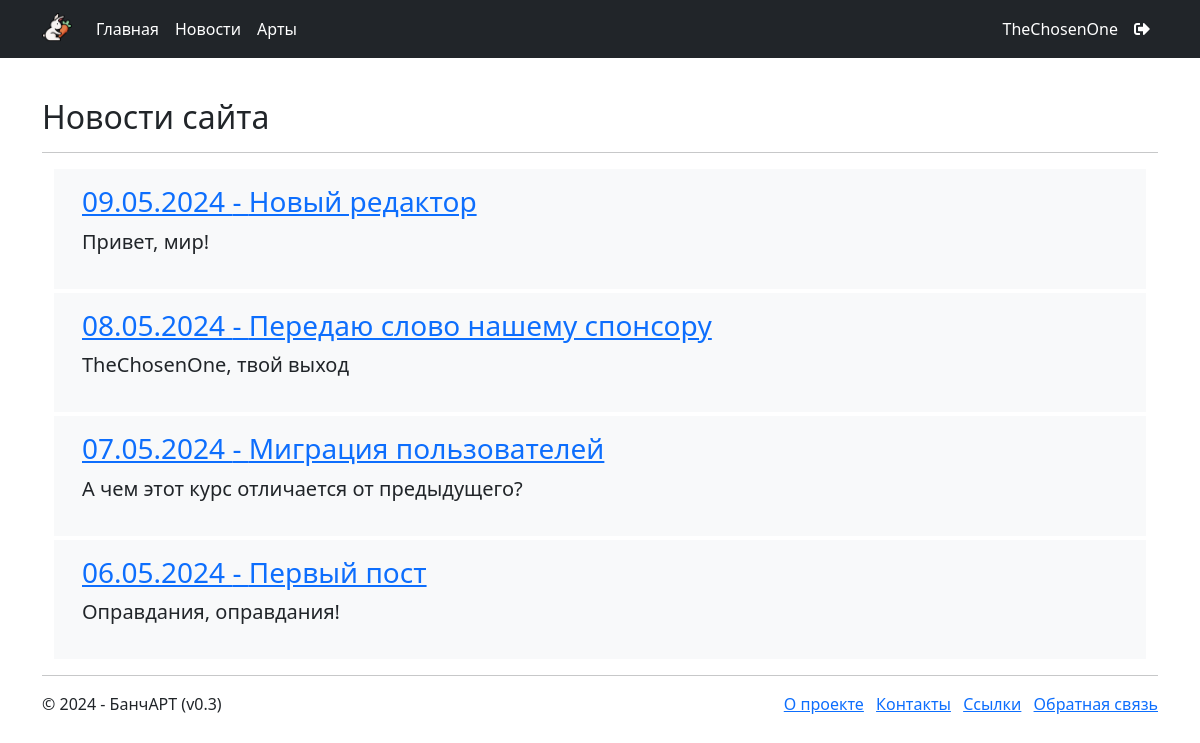
/news/site/ (signed in), run on the app's committed database.
### news/models.py (models this page shows, shortened)
class articles(models.Model):
    title = models.CharField('Заголовок', max_length = 50)
    description = models.CharField('Описание', max_length = 200)
    text = models.TextField('Текст')
    data = models.DateTimeField('Дата публикации', default = datetime.now())
    author = models.ForeignKey(User, null = True, blank = True,
    on_delete = models.SET_NULL, verbose_name = 'Автор')
    class Meta:
        ordering = ["-data"]
        verbose_name_plural = 'новости'
        verbose_name = 'новость'

### news/views.py (the view)
# urls.py: path('news/', include('news.urls'))
def news(request):
    assert isinstance(request, HttpRequest)
    return render(
        request, 'news/index.html',
        {
            'title':'Новости сайта',
            'newslist':articles.objects.all(),
            'year':datetime.now().year,
        }
    )

### news/templates/news/index.html (shortened to what this page needs)
{% extends "main/layout.html" %}
{% block content %}
<h2>
	{{ title }}
</h2> <hr />
<div class="container">
	{% if newslist %}
	{% for article in newslist %}
	<div class="p-3 mb-1 bg-body-tertiary">
		<div class="container-fluid">
			<h3 class=""><a href="{% url 'article' n=article.id %}">
				{{ article.data|date:'d.m.Y' }} - {{ article.title }}
			</a></h3>
			<p class="fs-5">{{ article.description }}</p>
		</div>
	</div>
	{% endfor %}
	{% else %}
	<p>Здесь ничего нет...</p>
	{% endif %}
</div>
{% endblock %}

### main/templates/main/layout.html (shortened to what this page needs)
{% load static %}
<!DOCTYPE html>
<html>
<head>
    <link rel="stylesheet" href="{% static 'main/css/style.css' %}" />
	<link rel="stylesheet" href="{% static 'main/css/bootstrap.min.css' %}" />
	<link rel="stylesheet" href="http://use.fontawesome.com/releases/v5.8.2/css/all.css" />
</head>
<body>
	<nav class="navbar navbar-expand-lg bg-dark">
		<div class="container">
			<a class="navbar-brand" href="{% url 'home' %}">
				<img src="{% static 'main/bnuuy.png' %}" alt="brand">
			</a>
			<div class="collapse navbar-collapse" id="navbarSupportedContent">
				<ul class="navbar-nav me-auto mb-2 mb-lg-0">
					<li class="nav-item">
						<a class="nav-link text-white" href="{% url 'home' %}">Главная</a>
					</li>
					<li class="nav-item">
						<a class="nav-link text-white" href="{% url 'news' %}">Новости</a>
					</li>
					<li class="nav-item">
						<a class="nav-link text-white" href="{% url 'arts' %}">Арты</a>
					</li>
				</ul>
				<ul class="navbar-nav navbar-right">
					{% if user.is_authenticated %}
					<li class="nav-item">
						<a class="nav-link text-white">{{ user.username }}</a>
					</li>
					<form id="logoutForm" action="/logout/" method="post" class="navbar-right">
						<li class="nav-item"><a class="nav-link text-white" href="javascript:document.getElementById('logoutForm').submit()">
							<i class="fas fa-sign-out-alt"></i></a>
						</li>
					</form>
					{% else %}
					<li class="nav-item">
						<a class="nav-link text-white" href="{% url 'login' %}"><i class="fas fa-sign-in-alt"></i></a>
					</li>
					{% endif %}
				</ul>
			</div>
		</div>
	</nav>
    <div class="container body-content">
        {% block content %}
        {% endblock %}
        <hr/>
		<div class="row">
            <div class="col-md-6">
                <p>
					&copy; {{ year }} - БанчАРТ (v0.3)
				</p>
            </div>
            <div class="col-md-6 text-end">
                <ul class="list-inline footer-links">
                    <li class="list-inline-item">
                        <a href="{% url 'about' %}">О проекте</a>
                    </li>
                    <li class="list-inline-item">
                        <a href="{% url 'contact' %}">Контакты</a>
                    </li>
                    <li class="list-inline-item">
                        <a href="{% url 'links' %}">Ссылки</a>
                    </li>
					<li class="list-inline-item">
                        <a href="{% url 'pool' %}">Обратная связь</a>
                    </li>
                </ul>
            </div>
        </div>
    </div>
</body>
</html>

### main/static/main/css/style.css (style rules this page uses)
.navbar-brand img { width: 30px; position: relative; top:-3px; }
.body-content { margin-top: 40px; }

### data on the page
articles: data "09.05.2024", title "Новый редактор", description "Привет, мир!"
articles: data "08.05.2024", title "Передаю слово нашему спонсору", description "TheChosenOne, твой выход"
articles: data "07.05.2024", title "Миграция пользователей", description "А чем этот курс отличается от предыдущего?"
articles: data "06.05.2024", title "Первый пост", description "Оправдания, оправдания!"

### other printed values
{{ user.username }} "TheChosenOne"
{{ title }} "Новости сайта"
